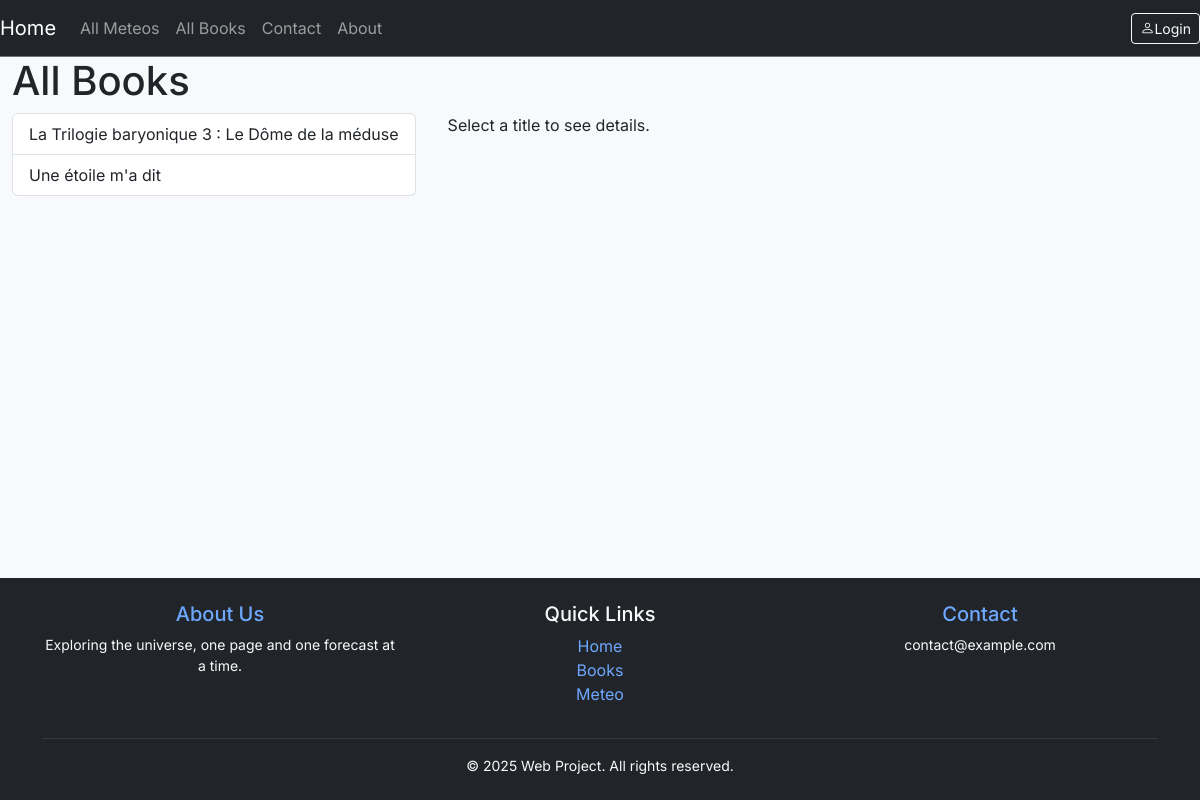
The page /book/ on the database as committed earlier.
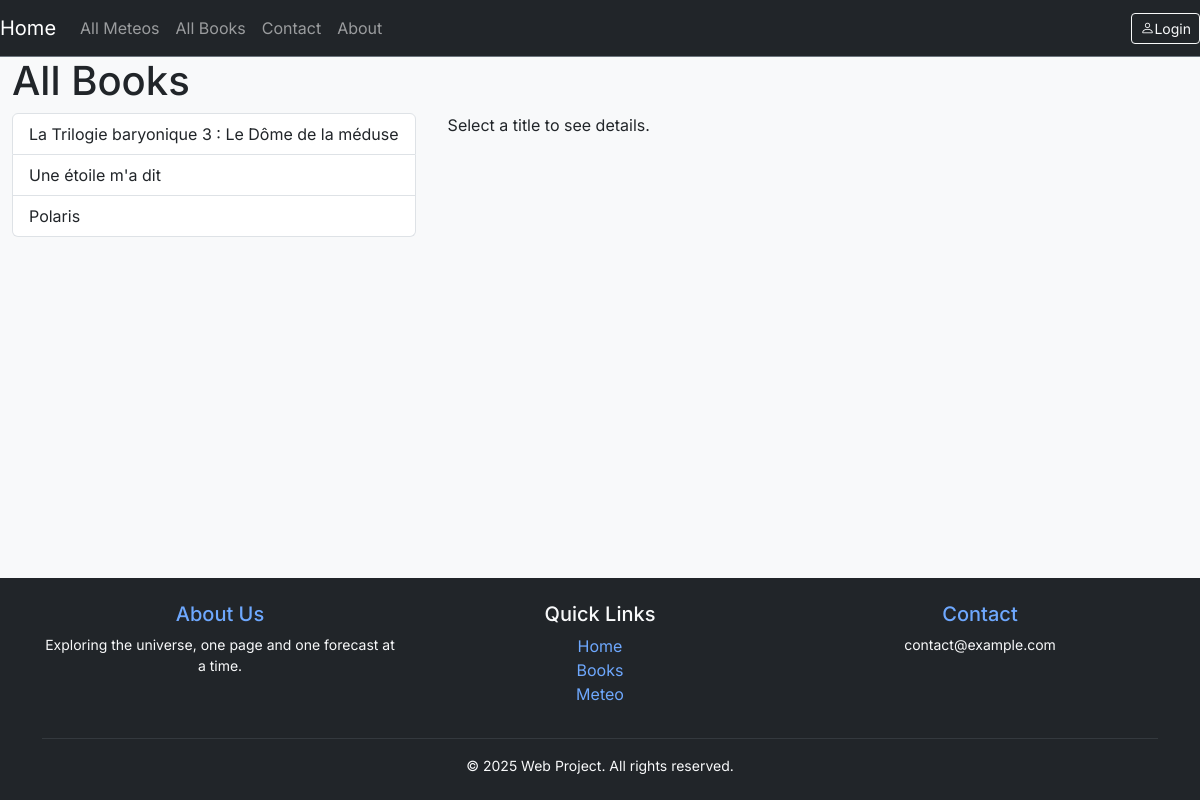
The same page on the database as committed later.
### book/models.py (models this page shows, shortened)
class BookItem(models.Model):
    user = models.ForeignKey(User, default=1, null=True, on_delete=models.SET_NULL,related_name='book')
    preferred_by = models.ManyToManyField(User, blank=True, related_name='preferred_books')
    author = models.ForeignKey(Author, null=True, blank=True, on_delete=models.SET_NULL, related_name='books')
    image = models.ImageField(upload_to="image/", blank=True, null=True,)
    title = models.CharField(max_length=144)
    slug = models.SlugField(unique=True)
    content = models.TextField(null=True, blank=True)
    publish_date = models.SmallIntegerField(null=True, blank=True, help_text="Year of publication")
    timestamp = models.DateTimeField(auto_now_add=True)
    updated = models.DateTimeField(auto_now=True)
    objects=BookManager()
    class Meta:
        ordering=['-publish_date', '-updated', '-timestamp']
    def get_absolute_url(self):
        return f"/book/{self.slug}"

### book/views.py (the view)
# urls.py: path('book/', views.list, name='list'),
def list(request):
    queryset=BookItem.objects.all()
    template='book/list.html'
    context ={"title":'All Books', "object_list": queryset}
    return render(request,template, context)

### book/models.py (called while the page is built)
    def get_queryset(self):
        return BookQuerySet(self.model, using=self._db)

    def __str__(self):
        return self.name

### book/templates/book/list.html (shortened to what this page needs)
{% extends "base.html" %}
{% block content %}
<H1>{{title}}</H1>
<div style="display: flex; gap: 2rem;">
  <div style="min-width: 400px;">
    <ul class="list-group">
      {% for item in object_list %}
        <li class="list-group-item book-title" data-book-id="{{ item.id }}" style="cursor:pointer;">
          {{ item.title }}
        </li>
      {% endfor %}
    </ul>
  </div>
  <div id="book-detail" style="flex:1;">
    <p>Select a title to see details.</p>
  </div>
</div>
{% endblock %}

### templates/base.html (shortened to what this page needs)
<!doctype html>
<html lang="en">
<head>
    <link href="https://cdn.jsdelivr.net/npm/bootstrap@5.3.2/dist/css/bootstrap.min.css" rel="stylesheet"
>
    <link rel="stylesheet" href="https://cdn.jsdelivr.net/npm/bootstrap-icons@1.11.3/font/bootstrap-icons.min.css">
</head>
<body>
    {% include 'navbar.html' %}
    <div class="container-fluid">
        {% block content %}{% endblock %}
    </div>
    <footer class="bg-dark text-light py-4 mt-5">
        <div class="container text-center">
            <div class="row">
                <div class="col-md-4 mb-3 mb-md-0">
                    <h5><a href="/about" class="footer-link">About Us</a></h5>
                    <p class="small">Exploring the universe, one page and one forecast at a time.</p>
                </div>
                <div class="col-md-4 mb-3 mb-md-0">
                    <h5>Quick Links</h5>
                    <ul class="list-unstyled">
                        <li><a href="/" class="footer-link">Home</a></li>
                        <li><a href="/book" class="footer-link">Books</a></li>
                        <li><a href="/hmeteo" class="footer-link">Meteo</a></li>
                    </ul>
                </div>
                <div class="col-md-4">
                    <h5><a href="/contact" class="footer-link">Contact</a></h5>
                    <p class="small">contact@example.com</p>
                </div>
            </div>
            <hr class="border-secondary">
            <p class="mb-0 small">&copy; 2025 Web Project. All rights reserved.</p>
        </div>
    </footer>
</body>
</html>

### templates/navbar.html (shortened to what this page needs)
<nav class="navbar navbar-expand-lg sticky-top navbar-dark bg-dark border-bottom border-secondary">
  <a class="navbar-brand" href="/">Home</a>
  <div class="collapse navbar-collapse" id="navbarSupportedContent">
    <ul class="navbar-nav me-auto">
      <li class="nav-item">
        <a class="nav-link" href="/hmeteo">All Meteos</a>
      </li>
      <li class="nav-item">
        <a class="nav-link" href="/book">All Books</a>
      </li>
      <li class="nav-item">
      <li class="nav-item">
        <a class="nav-link" href='/contact'>Contact</a>
      </li>
      <li class="nav-item">
        <a class="nav-link" href='/about'>About</a>
      </li>
    </ul>
    <div class="d-flex align-items-center ms-auto gap-2">
      {% if user.is_authenticated %}
      <form class="d-flex" action="/search/">
        <button class="btn btn-outline-success btn-sm" type="submit">Search</button>
      </form>
      <a class="nav-link text-white me-2" href="{% url 'userprofile' %}"><i class="bi bi-person"></i>{{ user.username }}</a>
      <form method="post" action="{% url 'logout' %}">
        {% csrf_token %}
        <button type="submit" class="btn btn-outline-light btn-sm">Logout</button>
      </form>
      {% else %}
      <a class="btn btn-outline-light btn-sm" href="{% url 'login' %}"><i class="bi bi-person"></i>Login</a>
      {% endif %}
    </div>
  </div>
</nav>

### templates/base.html (style rules this page uses)
body { font-family: 'Inter', sans-serif; display: flex; flex-direction: column; min-height: 100vh; background-color: #f8f9fa; }
.container-fluid { flex: 1; }
footer { margin-top: auto; }
.footer-link { color: #6ea8fe; text-decoration: none; transition: all 0.2s ease-in-out; }

Rows that differ between the two databases and show on the page:
added BookItem: title "Polaris"
